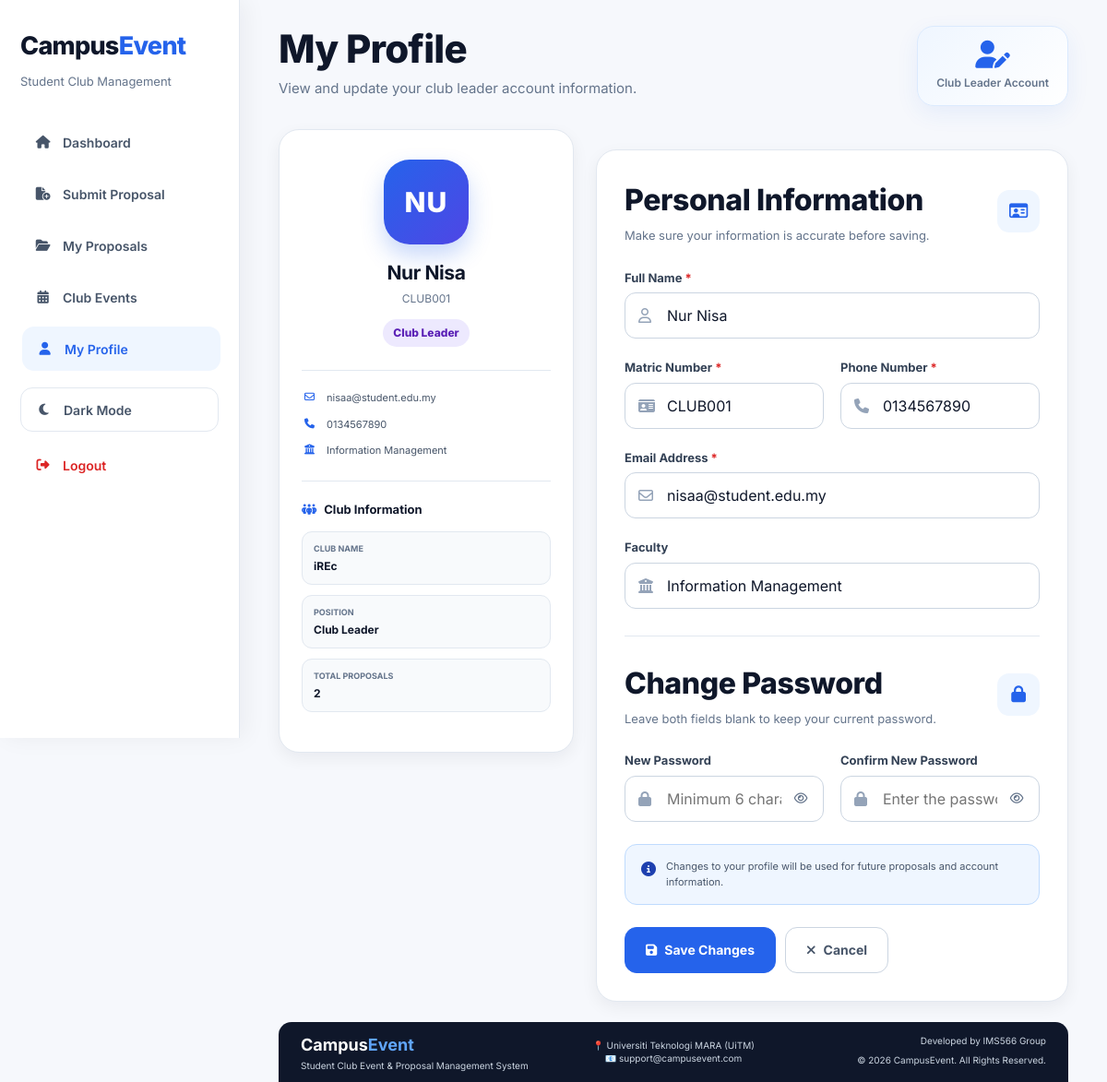
Screenshot of /profile.php (signed in) with the database file from the repository.
### tables this page shows
CREATE TABLE `users` (
  `user_id` int(11) NOT NULL,
  `name` varchar(100) NOT NULL,
  `matric_no` varchar(20) DEFAULT NULL,
  `email` varchar(100) NOT NULL,
  `password` varchar(255) NOT NULL,
  `phone` varchar(20) DEFAULT NULL,
  `role` enum('Admin','Club Leader','Student') NOT NULL,
  `faculty` varchar(100) DEFAULT NULL,
  `created_at` timestamp NOT NULL DEFAULT current_timestamp()
);

### profile.php (the view, shortened to what this page needs)
<?php
include 'includes/db.php';
$role = $_SESSION['role'] ?? '';
$userId = (int) $_SESSION['user_id'];
$stmt = mysqli_prepare(
    $conn,
    "SELECT *
     FROM users
     WHERE user_id = ?
     LIMIT 1"
);
mysqli_stmt_bind_param(
    $stmt,
    "i",
    $userId
);
mysqli_stmt_execute($stmt);
$result = mysqli_stmt_get_result($stmt);
$user = mysqli_fetch_assoc($result);
$clubInformation = null;
if ($role === 'Club Leader') {
    $clubStmt = mysqli_prepare(
        $conn,
        "SELECT
            club_name,
            COUNT(*) AS total_proposals
         FROM program_proposals
         WHERE user_id = ?
         GROUP BY club_name
         ORDER BY total_proposals DESC
         LIMIT 1"
    );
    if ($clubStmt) {
        mysqli_stmt_bind_param(
            $clubStmt,
            "i",
            $userId
        );
        mysqli_stmt_execute($clubStmt);
        $clubResult =
            mysqli_stmt_get_result($clubStmt);
        $clubInformation =
            mysqli_fetch_assoc($clubResult);
    }
}
$profileInitials = strtoupper(
    substr(
        trim($user['name']),
        0,
        2
    )
);
$roleClass = strtolower(
    str_replace(
        ' ',
        '-',
        $role
    )
);
$pageRoleLabel = $role === 'Club Leader'
    ? 'Club Leader Account'
    : 'Student Account';
$profileDescription = $role === 'Club Leader'
    ? 'View and update your club leader account information.'
    : 'View and update your student account information.';
?>
<!DOCTYPE html>
<html lang="en">
<head>
    <link rel="stylesheet" href="assets/css/style.css?v=95000">
    <link rel="stylesheet" href="https://cdnjs.cloudflare.com/ajax/libs/font-awesome/6.5.2/css/all.min.css">
</head>
<body>
    <?php include 'includes/sidebar.php'; ?>
    <div class="main student-profile-page">
        <div class="page-header">
            <div>
                <h1>My Profile</h1>
                <p>
                    <?php
                    echo htmlspecialchars(
                        $profileDescription
                    );
                    ?>
                </p>
            </div>
            <div class="page-summary">
                <span>
                    <i class="fa-solid fa-user-pen"></i>
                </span>
                <small>
                    <?php
                    echo htmlspecialchars(
                        $pageRoleLabel
                    );
                    ?>
                </small>
            </div>
        </div>
        <div class="student-profile-layout">
            <aside class="card student-profile-summary">
                <div class="student-profile-avatar">
                    <?php
                    echo htmlspecialchars(
                        $profileInitials
                    );
                    ?>
                </div>
                <h2>
                    <?php
                    echo htmlspecialchars(
                        $user['name']
                    );
                    ?>
                </h2>
                <p>
                    <?php
                    echo !empty($user['matric_no'])
                        ? htmlspecialchars(
                            $user['matric_no']
                        )
                        : 'No matric number';
                    ?>
                </p>
                <span class="role-badge role-<?php
                echo htmlspecialchars($roleClass);
                ?>">
                    <?php echo htmlspecialchars($role); ?>
                </span>
                <div class="student-profile-contact">
                    <div>
                        <i class="fa-regular fa-envelope"></i>
                        <span>
                            <?php
                            echo htmlspecialchars(
                                $user['email']
                            );
                            ?>
                        </span>
                    </div>
                    <div>
                        <i class="fa-solid fa-phone"></i>
                        <span>
                            <?php
                            echo !empty($user['phone'])
                                ? htmlspecialchars(
                                    $user['phone']
                                )
                                : 'No phone number';
                            ?>
                        </span>
                    </div>
                    <div>
                        <i class="fa-solid fa-building-columns"></i>
                        <span>
                            <?php
                            echo !empty($user['faculty'])
                                ? htmlspecialchars(
                                    $user['faculty']
                                )
                                : 'No faculty information';
                            ?>
                        </span>
                    </div>
                </div>
                <?php if ($role === 'Club Leader') { ?>
                    <div class="club-profile-summary">
                        <h3>
                            <i class="fa-solid fa-people-group"></i>
                            Club Information
                        </h3>
                        <div>
                            <span>Club Name</span>
                            <strong>
                                <?php
                                echo !empty(
                                    $clubInformation['club_name']
                                )
                                    ? htmlspecialchars(
                                        $clubInformation['club_name']
                                    )
                                    : 'No club proposal submitted yet';
                                ?>
                            </strong>
                        </div>
                        <div>
                            <span>Position</span>
                            <strong>
                                Club Leader
                            </strong>
                        </div>
                        <div>
                            <span>Total Proposals</span>
                            <strong>
                                <?php
                                echo (int) (
                                    $clubInformation['total_proposals']
                                    ?? 0
                                );
                                ?>
                            </strong>
                        </div>
                    </div>
                <?php } ?>
            </aside>
            <div class="card student-profile-card">
                <div class="section-header">
                    <div>
                        <h2>Personal Information</h2>
                        <p>
                            Make sure your information is accurate before saving.
                        </p>
                    </div>
                    <span class="student-profile-section-icon">
                        <i class="fa-regular fa-id-card"></i>
                    </span>
                </div>
                <form method="POST" class="student-profile-form">
                    <div class="form-grid">
                        <div class="form-group form-full">
                            <label for="name">
                                Full Name
                                <span class="required-mark">*</span>
                            </label>
                            <div class="student-profile-input">
                                <input type="text" id="name" name="name" value="<?php
                                echo htmlspecialchars(
                                    $user['name']
                                );
                                ?>" required>
                            </div>
                        </div>
                        <div class="form-group">
                            <label for="matric_no">
                                Matric Number
                                <span class="required-mark">*</span>
                            </label>
                            <div class="student-profile-input">
                                <input type="text" id="matric_no" name="matric_no" value="<?php
                                echo htmlspecialchars(
                                    $user['matric_no'] ?? ''
                                );
                                ?>" required>
                            </div>
                        </div>
                        <div class="form-group">
                            <label for="phone">
                                Phone Number
                                <span class="required-mark">*</span>
                            </label>
                            <div class="student-profile-input">
                                <input type="text" id="phone" name="phone" value="<?php
                                echo htmlspecialchars(
                                    $user['phone'] ?? ''
                                );
                                ?>" placeholder="Example: 0123456789" required>
                            </div>
                        </div>
                        <div class="form-group form-full">
                            <label for="email">
                                Email Address
                                <span class="required-mark">*</span>
                            </label>
                            <div class="student-profile-input">
                                <input type="email" id="email" name="email" value="<?php
                                echo htmlspecialchars(
                                    $user['email']
                                );
                                ?>" required>
                            </div>
                        </div>
                        <div class="form-group form-full">
                            <label for="faculty">
                                Faculty
                            </label>
                            <div class="student-profile-input">
                                <input type="text" id="faculty" name="faculty" value="<?php
                                echo htmlspecialchars(
                                    $user['faculty'] ?? ''
                                );
                                ?>" placeholder="Example: Faculty of Information Science">
                            </div>
                        </div>
                    </div>
                    <div class="student-password-section">
                        <div class="section-header">
                            <div>
                                <h2>Change Password</h2>
                                <p>
                                    Leave both fields blank to keep your current password.
                                </p>
                            </div>
                            <span class="student-profile-section-icon">
                                <i class="fa-solid fa-lock"></i>
                            </span>
                        </div>
                        <div class="form-grid">
                            <div class="form-group">
                                <label for="password">
                                    New Password
                                </label>
                                <div class="student-profile-input password-field">
                                    <input type="password" id="password" name="password"
                                        placeholder="Minimum 6 characters">
                                    <button type="button" class="student-password-toggle" data-target="password"
                                        aria-label="Show password">
                                        <i class="fa-regular fa-eye"></i>
                                    </button>
                                </div>
                            </div>
                            <div class="form-group">
                                <label for="confirm_password">
                                    Confirm New Password
                                </label>
                                <div class="student-profile-input password-field">
                                    <input type="password" id="confirm_password" name="confirm_password"
                                        placeholder="Enter the password again">
                                    <button type="button" class="student-password-toggle" data-target="confirm_password"
                                        aria-label="Show password">
                                        <i class="fa-regular fa-eye"></i>
                                    </button>
                                </div>
                            </div>
                        </div>
                    </div>
                    <div class="student-profile-note">
                        <i class="fa-solid fa-circle-info"></i>
                        <p>
                            <?php if ($role === 'Club Leader') { ?>
                                Changes to your profile will be used for future proposals and account information.
                            <?php } else { ?>
                                Changes to your profile will be used for future event registrations.
                            <?php } ?>
                        </p>
                    </div>
                    <div class="student-profile-actions">
                        <button type="submit" name="update_profile" class="btn-primary">
                            <i class="fa-solid fa-floppy-disk"></i>
                            Save Changes
                        </button>
                        <a href="dashboard.php" class="btn-secondary">
                            <i class="fa-solid fa-xmark"></i>
                            Cancel
                        </a>
                    </div>
                </form>
            </div>
        </div>
        <div class="footer-small">
            <?php include 'includes/footer.php'; ?>
        </div>
    </div>
</body>
</html>

### rows the page displays
users: name "NU", name "Nur Nisa", matric_no "CLUB001", email "nisaa@student.edu.my", phone "0134567890", faculty "Information Management"

### other values shown
$profileDescription "View and update your club leader account information."
$pageRoleLabel "Club Leader Account"
$role "Club Leader"
$clubInformation['club_name'] "iREc"
$clubInformation['total_proposals'] "2"
